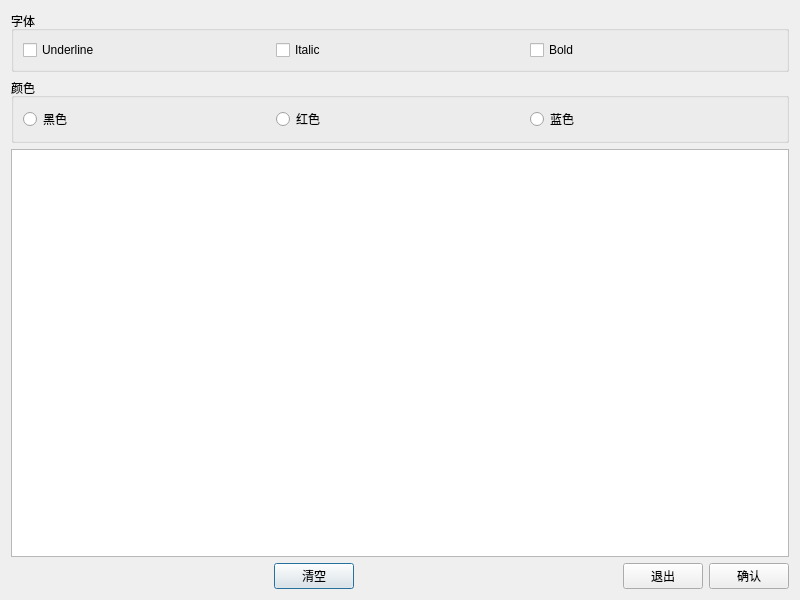
<?xml version="1.0" encoding="UTF-8"?>
<ui version="4.0">
 <class>Dialog</class>
 <widget class="QDialog" name="Dialog">
  <property name="geometry">
   <rect>
    <x>0</x>
    <y>0</y>
    <width>800</width>
    <height>600</height>
   </rect>
  </property>
  <property name="windowTitle">
   <string>Dialog</string>
  </property>
  <layout class="QVBoxLayout" name="verticalLayout">
   <item>
    <widget class="QGroupBox" name="groupBox_Font">
     <property name="title">
      <string>字体</string>
     </property>
     <layout class="QHBoxLayout" name="horizontalLayout">
      <item>
       <widget class="QCheckBox" name="Xiahuaxian">
        <property name="text">
         <string>Underline</string>
        </property>
       </widget>
      </item>
      <item>
       <widget class="QCheckBox" name="Xieti">
        <property name="text">
         <string>Italic</string>
        </property>
       </widget>
      </item>
      <item>
       <widget class="QCheckBox" name="Cuti">
        <property name="text">
         <string>Bold</string>
        </property>
       </widget>
      </item>
     </layout>
    </widget>
   </item>
   <item>
    <widget class="QGroupBox" name="groupBox_Color">
     <property name="title">
      <string>颜色</string>
     </property>
     <layout class="QHBoxLayout" name="horizontalLayout_2">
      <item>
       <widget class="QRadioButton" name="Black">
        <property name="text">
         <string>黑色</string>
        </property>
       </widget>
      </item>
      <item>
       <widget class="QRadioButton" name="Red">
        <property name="text">
         <string>红色</string>
        </property>
       </widget>
      </item>
      <item>
       <widget class="QRadioButton" name="Blue">
        <property name="text">
         <string>蓝色</string>
        </property>
       </widget>
      </item>
     </layout>
    </widget>
   </item>
   <item>
    <widget class="QPlainTextEdit" name="plainTextEdit"/>
   </item>
   <item>
    <layout class="QHBoxLayout" name="horizontalLayout_3">
     <item>
      <spacer name="horizontalSpacer">
       <property name="orientation">
        <enum>Qt::Horizontal</enum>
       </property>
       <property name="sizeHint" stdset="0">
        <size>
         <width>40</width>
         <height>20</height>
        </size>
       </property>
      </spacer>
     </item>
     <item>
      <widget class="QPushButton" name="Clear">
       <property name="text">
        <string>清空</string>
       </property>
      </widget>
     </item>
     <item>
      <spacer name="horizontalSpacer_2">
       <property name="orientation">
        <enum>Qt::Horizontal</enum>
       </property>
       <property name="sizeHint" stdset="0">
        <size>
         <width>40</width>
         <height>20</height>
        </size>
       </property>
      </spacer>
     </item>
     <item>
      <widget class="QPushButton" name="exit">
       <property name="text">
        <string>退出</string>
       </property>
      </widget>
     </item>
     <item>
      <widget class="QPushButton" name="confirm">
       <property name="text">
        <string>确认</string>
       </property>
      </widget>
     </item>
    </layout>
   </item>
  </layout>
 </widget>
 <resources/>
 <connections>
  <connection>
   <sender>Clear</sender>
   <signal>clicked()</signal>
   <receiver>plainTextEdit</receiver>
   <slot>clear()</slot>
   <hints>
    <hint type="sourcelabel">
     <x>127</x>
     <y>551</y>
    </hint>
    <hint type="destinationlabel">
     <x>395</x>
     <y>425</y>
    </hint>
   </hints>
  </connection>
  <connection>
   <sender>exit</sender>
   <signal>clicked()</signal>
   <receiver>Dialog</receiver>
   <slot>close()</slot>
   <hints>
    <hint type="sourcelabel">
     <x>317</x>
     <y>551</y>
    </hint>
    <hint type="destinationlabel">
     <x>399</x>
     <y>299</y>
    </hint>
   </hints>
  </connection>
 </connections>
</ui>
